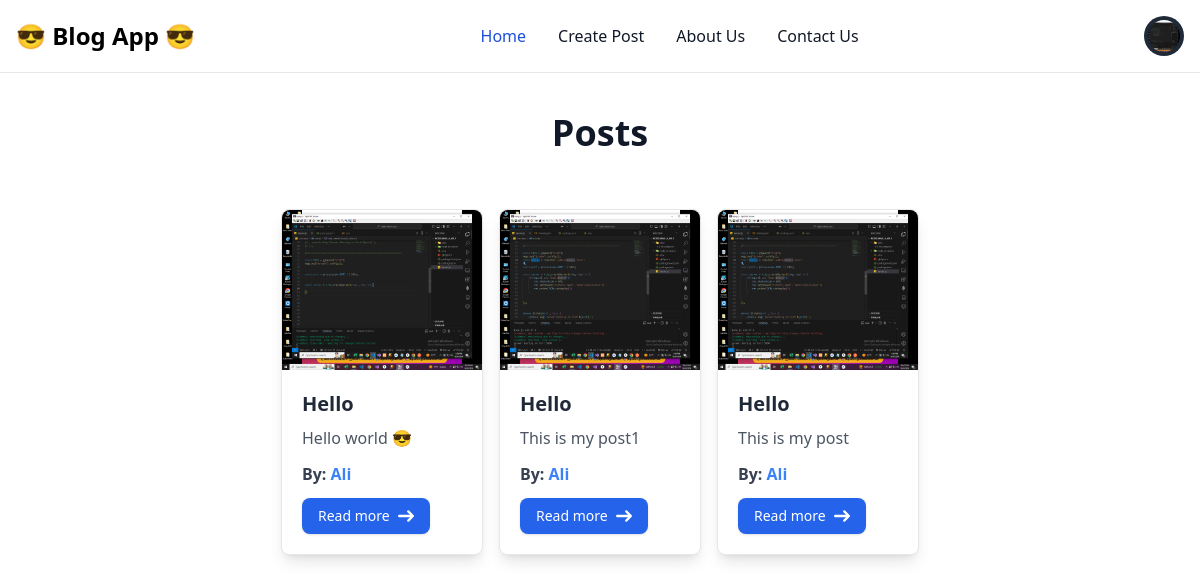
The page /pages/home.php (signed in) on the database its author committed.
### tables this page shows
CREATE TABLE `tbl_blogs` (
  `blog_id` int(11) NOT NULL,
  `blog_title` varchar(40) NOT NULL,
  `blog_content` varchar(255) NOT NULL,
  `blog_picture` varchar(50) NOT NULL,
  `user_id` int(11) NOT NULL,
  `blog_posted_at` datetime DEFAULT current_timestamp()
);

CREATE TABLE `tbl_users` (
  `user_id` int(11) NOT NULL,
  `user_name` varchar(40) NOT NULL,
  `user_email` varchar(40) NOT NULL,
  `user_date_of_birth` date NOT NULL,
  `user_gender` varchar(7) NOT NULL,
  `user_password` varchar(60) NOT NULL,
  `user_profile_picture` varchar(50) NOT NULL,
  `user_created_at` datetime DEFAULT current_timestamp()
);

### pages/home.php (the view, shortened to what this page needs)
<?php
include_once './components/connection.php';
$query = "SELECT A.*, B.user_name FROM tbl_blogs AS A LEFT JOIN tbl_users AS B ON A.user_id = B.user_id ORDER BY blog_id DESC;";
$data = mysqli_query($connection, $query);
include_once './components/header.php';
?>
<h1 class="text-center text-4xl font-extrabold my-10 text-gray-900">Posts</h1>
<div class="flex justify-center mt-6 flex-wrap">
  <?php while ($row = mysqli_fetch_assoc($data)) { ?>
    <div class="mx-2 my-4 max-w-sm bg-white border border-gray-200 rounded-lg shadow-lg transition-transform transform hover:scale-105 hover:shadow-xl duration-300">
      <a href="#">
        <img class="rounded-t-lg h-40 w-full object-cover" src="../images/blog_images/<?php echo $row["blog_picture"] ?>" alt="" />
      </a>
      <div class="p-5">
        <a href="#">
          <h5 class="mb-2 text-xl font-bold text-gray-800 hover:text-blue-600 transition-colors duration-200"><?php echo $row["blog_title"] ?></h5>
        </a>
        <p class="mb-3 text-gray-600 line-clamp-3"><?php echo $row["blog_content"] ?></p>
        <p class="mb-3 font-semibold text-gray-700">By: <span class="text-blue-500"><?php echo $row["user_name"] ?></span></p>
        <a href="./read_more.php?blog_id=<?php echo $row['blog_id'] ?>" class="inline-flex items-center px-4 py-2 text-sm font-medium text-white bg-blue-600 rounded-lg shadow hover:bg-blue-700 focus:ring-4 focus:outline-none focus:ring-blue-300 transition-colors duration-200">
          Read more
          <svg class="w-4 h-4 ml-2" aria-hidden="true" xmlns="http://www.w3.org/2000/svg" fill="none" viewBox="0 0 14 10">
            <path stroke="currentColor" stroke-linecap="round" stroke-linejoin="round" stroke-width="2" d="M1 5h12m0 0L9 1m4 4L9 9" />
          </svg>
        </a>
      </div>
    </div>
  <?php } ?>
</div>
<?php include_once './components/footer.php' ?>

### pages/components/header.php (shortened to what this page needs)
<!DOCTYPE html>
<html lang="en">
<head>
  <script src="https://cdn.tailwindcss.com"></script>
</head>
<body>
  <?php if (isset($_SESSION["user_id"])) { ?>
    <nav class="bg-white border-b border-gray-200 dark:bg-gray-900">
      <div class="max-w-screen-xl flex flex-wrap items-center justify-between mx-auto p-4">
        <a href="../../../../PHP_MORNING/blog_app/pages/home.php" class="flex items-center space-x-3 rtl:space-x-reverse">
          <span class="self-center text-2xl font-semibold whitespace-nowrap dark:text-white">😎 Blog App 😎</span>
        </a>
        <div class="relative flex items-center md:order-2 space-x-4">
          <button type="button" class="flex text-sm bg-gray-800 rounded-full p-1 focus:ring-4 focus:ring-gray-300 dark:focus:ring-gray-600" id="user-menu-button" aria-expanded="false">
            <img class="w-8 h-8 rounded-full" src="../../../../PHP_MORNING/blog_app/images/user_images/<?php echo $_SESSION['user_picture'] ?>" alt="user photo">
          </button>
        </div>
        <div class="items-center justify-between hidden w-full md:flex md:w-auto md:order-1" id="navbar-user">
          <ul class="flex flex-col font-medium p-4 md:p-0 mt-4 border border-gray-100 rounded-lg bg-gray-50 md:space-x-8 rtl:space-x-reverse md:flex-row md:mt-0 md:border-0 md:bg-white dark:bg-gray-800 md:dark:bg-gray-900 dark:border-gray-700">
            <li>
              <a href="../../../../PHP_MORNING/blog_app/pages/home.php" class="block py-2 px-3 text-white bg-blue-700 rounded md:bg-transparent md:text-blue-700 md:p-0 md:dark:text-blue-500" aria-current="page">Home</a>
            </li>
            <li>
              <a href="../../../../PHP_MORNING/blog_app/pages/create_post.php" class="block py-2 px-3 text-gray-900 rounded hover:bg-gray-100 md:hover:bg-transparent md:hover:text-blue-700 md:p-0 dark:text-white md:dark:hover:text-blue-500 dark:hover:bg-gray-700 dark:hover:text-white md:dark:hover:bg-transparent dark:border-gray-700">Create Post</a>
            </li>
            <li>
              <a href="#" class="block py-2 px-3 text-gray-900 rounded hover:bg-gray-100 md:hover:bg-transparent md:hover:text-blue-700 md:p-0 dark:text-white md:dark:hover:text-blue-500 dark:hover:bg-gray-700 dark:hover:text-white md:dark:hover:bg-transparent dark:border-gray-700">About Us</a>
            </li>
            <li>
              <a href="#" class="block py-2 px-3 text-gray-900 rounded hover:bg-gray-100 md:hover:bg-transparent md:hover:text-blue-700 md:p-0 dark:text-white md:dark:hover:text-blue-500 dark:hover:bg-gray-700 dark:hover:text-white md:dark:hover:bg-transparent dark:border-gray-700">Contact Us</a>
            </li>
          </ul>
        </div>
      </div>
    </nav>
  <?php } ?>

### pages/components/footer.php
</body>
</html>

### rows shown on the page
tbl_blogs: blog_picture (picture), blog_title "Hello", blog_content "Hello world 😎", user.user_name "Ali"
tbl_blogs: blog_picture (picture), blog_title "Hello", blog_content "This is my post1", user.user_name "Ali"
tbl_blogs: blog_picture (picture), blog_title "Hello", blog_content "This is my post", user.user_name "Ali"
